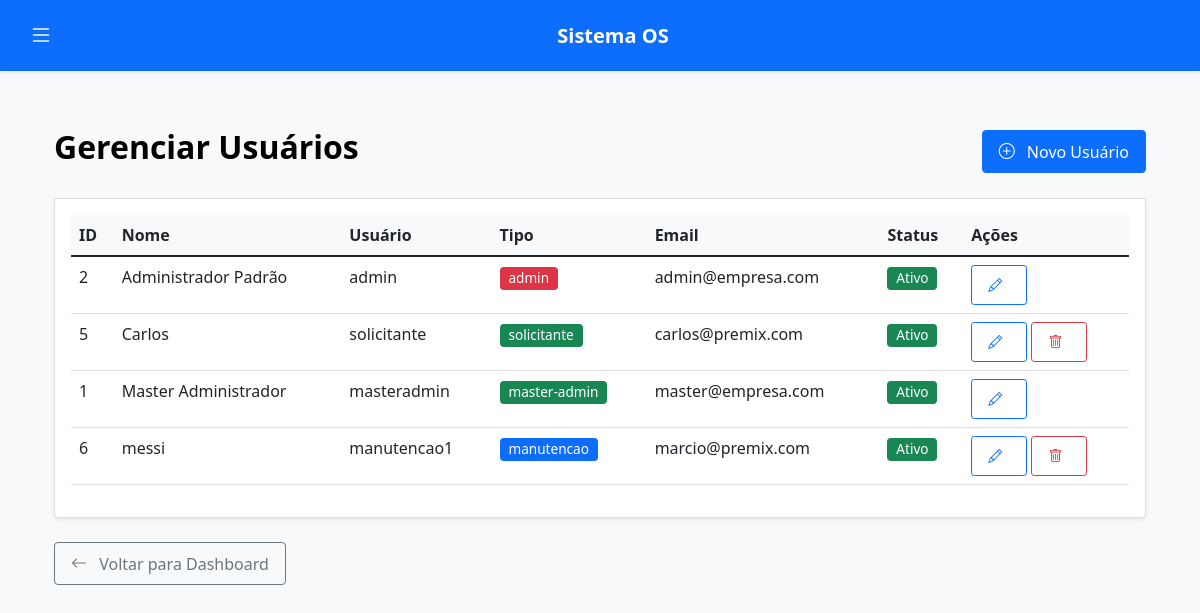
The app's page /admin/usuarios (signed in), older data.
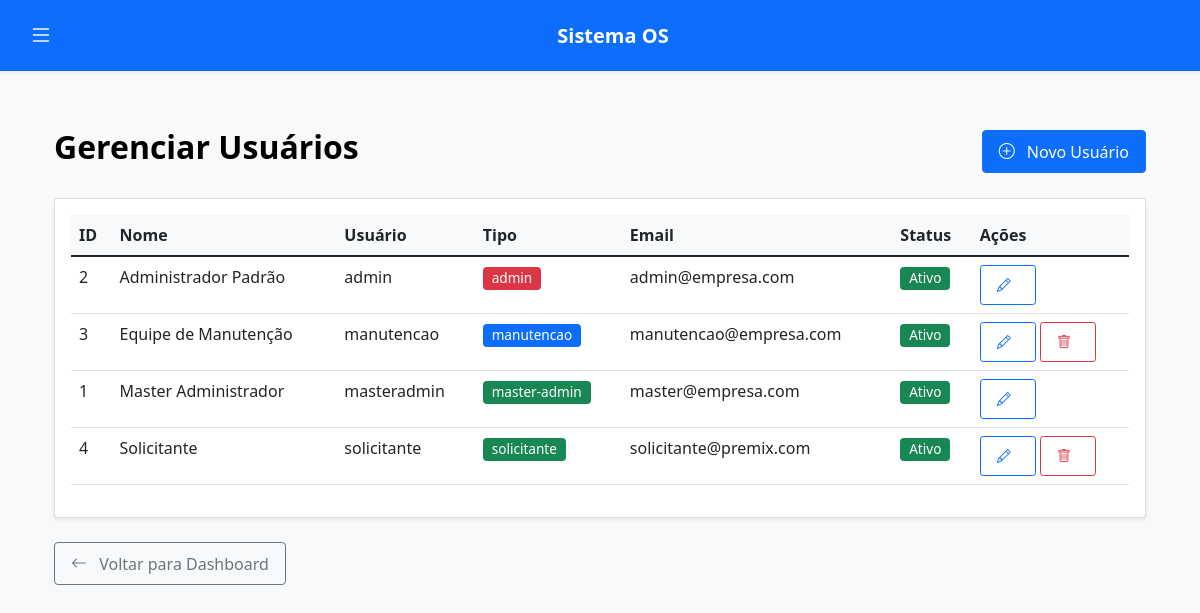
The same page, newer data.
### tables this page shows
CREATE TABLE usuarios (
            id INTEGER PRIMARY KEY AUTOINCREMENT,
            usuario TEXT NOT NULL UNIQUE,
            senha TEXT NOT NULL,
            tipo TEXT NOT NULL CHECK(tipo IN ('solicitante', 'manutencao', 'admin', 'master-admin')),
            nome TEXT NOT NULL,
            email TEXT UNIQUE,
            ativo BOOLEAN DEFAULT 1,
            data_criacao TEXT DEFAULT CURRENT_TIMESTAMP
        );

### app.py (the view)
@app.route('/admin/usuarios')
def listar_usuarios():
    if session.get('tipo') not in ['admin', 'master-admin']:
        flash('Acesso não autorizado.', 'danger')
        return redirect(url_for('login'))
    conn = get_db()
    cursor = conn.cursor()
    cursor.execute("SELECT * FROM usuarios ORDER BY nome")
    usuarios = cursor.fetchall()
    conn.close()
    return render_template('administrador/listar_usuarios.html', usuarios=usuarios)

### app.py (called while the page is built)
def get_db():
    if 'db' not in g:
        g.db = sqlite3.connect('db/os.db')
        g.db.row_factory = sqlite3.Row
        g.db.execute("PRAGMA journal_mode=WAL")
        g.db.execute("PRAGMA busy_timeout=5000")
    return g.db

### templates/administrador/listar_usuarios.html (shortened to what the changed rows need)
{% extends "base.html" %}
{% block content %}
<div class="container">
    <div class="d-flex justify-content-between align-items-center mb-4">
        <h2>Gerenciar Usuários</h2>
    </div>
    <div class="card">
        <div class="card-body">
            <div class="table-responsive">
                <table class="table table-hover">
                    <thead>
                        <tr>
                            <th>ID</th>
                            <th>Nome</th>
                            <th>Usuário</th>
                            <th>Tipo</th>
                            <th>Email</th>
                            <th>Status</th>
                            <th>Ações</th>
                        </tr>
                    </thead>
                    <tbody>
                        {% for usuario in usuarios %}
                        <tr>
                            <td>{{ usuario.id }}</td>
                            <td>{{ usuario.nome }}</td>
                            <td>{{ usuario.usuario }}</td>
                            <td>
                                <span class="badge bg-{% if usuario.tipo == 'admin' %}danger{% elif usuario.tipo == 'manutencao' %}primary{% else %}success{% endif %}">
                                    {{ usuario.tipo }}
                                </span>
                            </td>
                            <td>{{ usuario.email }}</td>
                            <td>
                                {% if usuario.ativo %}
                                    <span class="badge bg-success">Ativo</span>
                                {% else %}
                                    <span class="badge bg-secondary">Inativo</span>
                                {% endif %}
                            </td>
                            <td>
                                <a href="{{ url_for('editar_usuario', id_usuario_alvo=usuario.id) }}" class="btn btn-sm btn-outline-primary" title="Editar">
                                    <i class="bi bi-pencil"></i>
                                </a>
                                {% set pode_remover_este_usuario = false %}
                                {% if session.tipo == 'master-admin' %}
                                    {% if usuario.id != session.user_id %}
                                        {% if usuario.tipo != 'master-admin' %}
                                            {% set pode_remover_este_usuario = true %}
                                        {% else %}
                                            {% set total_master_admins_ativos = 0 %}
                                            {% set pode_remover_este_usuario = true %}
                                        {% endif %}
                                    {% endif %}
                                {% elif session.tipo == 'admin' %}
                                    {% if usuario.tipo in ['solicitante', 'manutencao'] and usuario.id != session.user_id %}
                                        {% set pode_remover_este_usuario = true %}
                                    {% endif %}
                                {% endif %}
                                {% if pode_remover_este_usuario %}
                                <a href="{{ url_for('remover_usuario', id_usuario_alvo=usuario.id) }}"
                                   class="btn btn-sm btn-outline-danger"
                                   title="Remover"
                                   onclick="return confirm('Tem certeza que deseja remover este usuário? Esta ação não pode ser desfeita e pode afetar registros históricos se não for desativação.')">
                                    <i class="bi bi-trash"></i>
                                </a>
                                {% endif %}
                            </td>
                        </tr>
                        {% endfor %}
                    </tbody>
                </table>
            </div>
        </div>
    </div>
</div>
{% endblock %}

Row changes from the older to the newer data that the page shows:
removed usuarios: id "5", nome "Carlos", usuario "solicitante", tipo "solicitante", email "carlos@premix.com", ativo "Ativo"
removed usuarios: id "6", nome "messi", usuario "manutencao1", tipo "manutencao", email "marcio@premix.com", ativo "Ativo"
added usuarios: id "3", nome "Equipe de Manutenção", usuario "manutencao", tipo "manutencao", email "manutencao@empresa.com", ativo "Ativo"
added usuarios: id "4", nome "Solicitante", usuario "solicitante", tipo "solicitante", email "solicitante@premix.com", ativo "Ativo"
